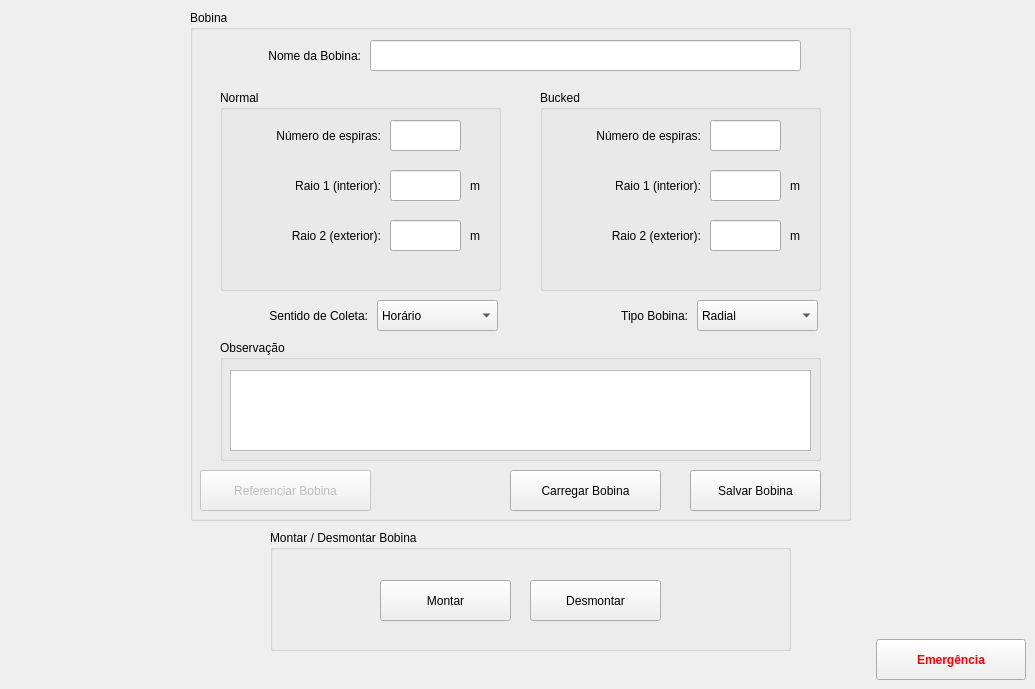
    <widget class="QWidget" name="tab_6">
     <attribute name="icon">
      <iconset>
       <normaloff>imagens/Bobina_3.PNG</normaloff>imagens/Bobina_3.PNG</iconset>
     </attribute>
     <attribute name="title">
      <string>Bobina</string>
     </attribute>
     <widget class="QGroupBox" name="groupBox_15">
      <property name="geometry">
       <rect>
        <x>190</x>
        <y>10</y>
        <width>661</width>
        <height>511</height>
       </rect>
      </property>
      <property name="title">
       <string>Bobina</string>
      </property>
      <widget class="QGroupBox" name="groupBox_14">
       <property name="geometry">
        <rect>
         <x>350</x>
         <y>80</y>
         <width>281</width>
         <height>201</height>
        </rect>
       </property>
       <property name="title">
        <string>Bucked</string>
       </property>
       <widget class="QLineEdit" name="nespirasb">
        <property name="geometry">
         <rect>
          <x>170</x>
          <y>30</y>
          <width>71</width>
          <height>31</height>
         </rect>
        </property>
       </widget>
       <widget class="QLineEdit" name="raio1b">
        <property name="geometry">
         <rect>
          <x>170</x>
          <y>80</y>
          <width>71</width>
          <height>31</height>
         </rect>
        </property>
        <property name="text">
         <string/>
        </property>
       </widget>
       <widget class="QLineEdit" name="raio2b">
        <property name="geometry">
         <rect>
          <x>170</x>
          <y>130</y>
          <width>71</width>
          <height>31</height>
         </rect>
        </property>
       </widget>
       <widget class="QLabel" name="label_80">
        <property name="geometry">
         <rect>
          <x>20</x>
          <y>30</y>
          <width>141</width>
          <height>31</height>
         </rect>
        </property>
        <property name="text">
         <string>Número de espiras:</string>
        </property>
        <property name="alignment">
         <set>Qt::AlignRight|Qt::AlignTrailing|Qt::AlignVCenter</set>
        </property>
       </widget>
       <widget class="QLabel" name="label_83">
        <property name="geometry">
         <rect>
          <x>250</x>
          <y>80</y>
          <width>21</width>
          <height>31</height>
         </rect>
        </property>
        <property name="text">
         <string>m</string>
        </property>
       </widget>
       <widget class="QLabel" name="label_84">
        <property name="geometry">
         <rect>
          <x>250</x>
          <y>130</y>
          <width>21</width>
          <height>31</height>
         </rect>
        </property>
        <property name="text">
         <string>m</string>
        </property>
       </widget>
       <widget class="QLabel" name="label_87">
        <property name="geometry">
         <rect>
          <x>20</x>
          <y>130</y>
          <width>141</width>
          <height>31</height>
         </rect>
        </property>
        <property name="text">
         <string>Raio 2 (exterior):</string>
        </property>
        <property name="alignment">
         <set>Qt::AlignRight|Qt::AlignTrailing|Qt::AlignVCenter</set>
        </property>
       </widget>
       <widget class="QLabel" name="label_86">
        <property name="geometry">
         <rect>
          <x>20</x>
          <y>80</y>
          <width>141</width>
          <height>31</height>
         </rect>
        </property>
        <property name="text">
         <string>Raio 1 (interior):</string>
        </property>
        <property name="alignment">
         <set>Qt::AlignRight|Qt::AlignTrailing|Qt::AlignVCenter</set>
        </property>
       </widget>
      </widget>
      <widget class="QGroupBox" name="groupBox_13">
       <property name="geometry">
        <rect>
         <x>30</x>
         <y>80</y>
         <width>281</width>
         <height>201</height>
        </rect>
       </property>
       <property name="title">
        <string>Normal</string>
       </property>
       <widget class="QLineEdit" name="nespiras">
        <property name="geometry">
         <rect>
          <x>170</x>
          <y>30</y>
          <width>71</width>
          <height>31</height>
         </rect>
        </property>
       </widget>
       <widget class="QLineEdit" name="raio1">
        <property name="geometry">
         <rect>
          <x>170</x>
          <y>80</y>
          <width>71</width>
          <height>31</height>
         </rect>
        </property>
        <property name="text">
         <string/>
        </property>
       </widget>
       <widget class="QLineEdit" name="raio2">
        <property name="geometry">
         <rect>
          <x>170</x>
          <y>130</y>
          <width>71</width>
          <height>31</height>
         </rect>
        </property>
       </widget>
       <widget class="QLabel" name="label_75">
        <property name="geometry">
         <rect>
          <x>20</x>
          <y>30</y>
          <width>141</width>
          <height>31</height>
         </rect>
        </property>
        <property name="text">
         <string>Número de espiras:</string>
        </property>
        <property name="alignment">
         <set>Qt::AlignRight|Qt::AlignTrailing|Qt::AlignVCenter</set>
        </property>
       </widget>
       <widget class="QLabel" name="label_76">
        <property name="geometry">
         <rect>
          <x>20</x>
          <y>80</y>
          <width>141</width>
          <height>31</height>
         </rect>
        </property>
        <property name="text">
         <string>Raio 1 (interior):</string>
        </property>
        <property name="alignment">
         <set>Qt::AlignRight|Qt::AlignTrailing|Qt::AlignVCenter</set>
        </property>
       </widget>
       <widget class="QLabel" name="label_77">
        <property name="geometry">
         <rect>
          <x>20</x>
          <y>130</y>
          <width>141</width>
          <height>31</height>
         </rect>
        </property>
        <property name="text">
         <string>Raio 2 (exterior):</string>
        </property>
        <property name="alignment">
         <set>Qt::AlignRight|Qt::AlignTrailing|Qt::AlignVCenter</set>
        </property>
       </widget>
       <widget class="QLabel" name="label_78">
        <property name="geometry">
         <rect>
          <x>250</x>
          <y>80</y>
          <width>21</width>
          <height>31</height>
         </rect>
        </property>
        <property name="text">
         <string>m</string>
        </property>
       </widget>
       <widget class="QLabel" name="label_79">
        <property name="geometry">
         <rect>
          <x>250</x>
          <y>130</y>
          <width>21</width>
          <height>31</height>
         </rect>
        </property>
        <property name="text">
         <string>m</string>
        </property>
       </widget>
      </widget>
      <widget class="QPushButton" name="BobinaS">
       <property name="geometry">
        <rect>
         <x>500</x>
         <y>460</y>
         <width>131</width>
         <height>41</height>
        </rect>
       </property>
       <property name="text">
        <string>Salvar Bobina</string>
       </property>
       <property name="icon">
        <iconset>
         <normaloff>imagens/save.png</normaloff>imagens/save.png</iconset>
       </property>
      </widget>
      <widget class="QPushButton" name="BobinaL">
       <property name="geometry">
        <rect>
         <x>320</x>
         <y>460</y>
         <width>151</width>
         <height>41</height>
        </rect>
       </property>
       <property name="text">
        <string>Carregar Bobina</string>
       </property>
       <property name="icon">
        <iconset>
         <normaloff>imagens/1351621523_Download.png</normaloff>imagens/1351621523_Download.png</iconset>
       </property>
      </widget>
      <widget class="QLineEdit" name="BobinaNome">
       <property name="geometry">
        <rect>
         <x>180</x>
         <y>30</y>
         <width>431</width>
         <height>31</height>
        </rect>
       </property>
      </widget>
      <widget class="QLabel" name="label_85">
       <property name="geometry">
        <rect>
         <x>40</x>
         <y>30</y>
         <width>131</width>
         <height>31</height>
        </rect>
       </property>
       <property name="text">
        <string>Nome da Bobina:</string>
       </property>
       <property name="alignment">
        <set>Qt::AlignRight|Qt::AlignTrailing|Qt::AlignVCenter</set>
       </property>
      </widget>
      <widget class="QLabel" name="label_34">
       <property name="geometry">
        <rect>
         <x>37</x>
         <y>290</y>
         <width>141</width>
         <height>31</height>
        </rect>
       </property>
       <property name="text">
        <string>Sentido de Coleta:</string>
       </property>
       <property name="alignment">
        <set>Qt::AlignRight|Qt::AlignTrailing|Qt::AlignVCenter</set>
       </property>
      </widget>
      <widget class="QComboBox" name="sentido_2">
       <property name="geometry">
        <rect>
         <x>187</x>
         <y>290</y>
         <width>121</width>
         <height>31</height>
        </rect>
       </property>
       <item>
        <property name="text">
         <string>Horário</string>
        </property>
       </item>
       <item>
        <property name="text">
         <string>Anti-horário</string>
        </property>
       </item>
      </widget>
      <widget class="QComboBox" name="tipo_bobina">
       <property name="geometry">
        <rect>
         <x>507</x>
         <y>290</y>
         <width>121</width>
         <height>31</height>
        </rect>
       </property>
       <item>
        <property name="text">
         <string>Radial</string>
        </property>
       </item>
       <item>
        <property name="text">
         <string>Tangêncial</string>
        </property>
       </item>
      </widget>
      <widget class="QLabel" name="label_53">
       <property name="geometry">
        <rect>
         <x>357</x>
         <y>290</y>
         <width>141</width>
         <height>31</height>
        </rect>
       </property>
       <property name="text">
        <string>Tipo Bobina:</string>
       </property>
       <property name="alignment">
        <set>Qt::AlignRight|Qt::AlignTrailing|Qt::AlignVCenter</set>
       </property>
      </widget>
      <widget class="QGroupBox" name="groupBox_29">
       <property name="geometry">
        <rect>
         <x>30</x>
         <y>330</y>
         <width>601</width>
         <height>121</height>
        </rect>
       </property>
       <property name="title">
        <string>Observação</string>
       </property>
       <widget class="QTextEdit" name="observacao_bobina">
        <property name="geometry">
         <rect>
          <x>10</x>
          <y>30</y>
          <width>581</width>
          <height>81</height>
         </rect>
        </property>
       </widget>
      </widget>
      <widget class="QPushButton" name="Referenciar_Bobina">
       <property name="enabled">
        <bool>false</bool>
       </property>
       <property name="geometry">
        <rect>
         <x>10</x>
         <y>460</y>
         <width>171</width>
         <height>41</height>
        </rect>
       </property>
       <property name="text">
        <string>Referenciar Bobina</string>
       </property>
       <property name="icon">
        <iconset>
         <normaloff>../../.designer/backup/imagens/Referenciar.png</normaloff>../../.designer/backup/imagens/Referenciar.png</iconset>
       </property>
       <property name="iconSize">
        <size>
         <width>20</width>
         <height>20</height>
        </size>
       </property>
      </widget>
     </widget>
     <widget class="QGroupBox" name="groupBox_9">
      <property name="geometry">
       <rect>
        <x>270</x>
        <y>530</y>
        <width>521</width>
        <height>121</height>
       </rect>
      </property>
      <property name="title">
       <string>Montar / Desmontar Bobina</string>
      </property>
      <widget class="QPushButton" name="montar">
       <property name="geometry">
        <rect>
         <x>110</x>
         <y>50</y>
         <width>131</width>
         <height>41</height>
        </rect>
       </property>
       <property name="text">
        <string>Montar</string>
       </property>
      </widget>
      <widget class="QPushButton" name="desmontar">
       <property name="geometry">
        <rect>
         <x>260</x>
         <y>50</y>
         <width>131</width>
         <height>41</height>
        </rect>
       </property>
       <property name="text">
        <string>Desmontar</string>
       </property>
      </widget>
     </widget>
     <widget class="QPushButton" name="Emergencia_6">
      <property name="geometry">
       <rect>
        <x>876</x>
        <y>639</y>
        <width>150</width>
        <height>41</height>
       </rect>
      </property>
      <property name="palette">
       <palette>
        <active>
         <colorrole role="ButtonText">
          <brush brushstyle="SolidPattern">
           <color alpha="255">
            <red>255</red>
            <green>0</green>
            <blue>0</blue>
           </color>
          </brush>
         </colorrole>
        </active>
        <inactive>
         <colorrole role="ButtonText">
          <brush brushstyle="SolidPattern">
           <color alpha="255">
            <red>255</red>
            <green>0</green>
            <blue>0</blue>
           </color>
          </brush>
         </colorrole>
        </inactive>
        <disabled>
         <colorrole role="ButtonText">
          <brush brushstyle="SolidPattern">
           <color alpha="255">
            <red>120</red>
            <green>120</green>
            <blue>120</blue>
           </color>
          </brush>
         </colorrole>
        </disabled>
       </palette>
      </property>
      <property name="font">
       <font>
        <weight>75</weight>
        <bold>true</bold>
       </font>
      </property>
      <property name="text">
       <string>Emergência</string>
      </property>
      <property name="icon">
       <iconset>
        <normaloff>imagens/emergency_icon_01.png</normaloff>imagens/emergency_icon_01.png</iconset>
      </property>
      <property name="iconSize">
       <size>
        <width>35</width>
        <height>35</height>
       </size>
      </property>
     </widget>
    </widget>
